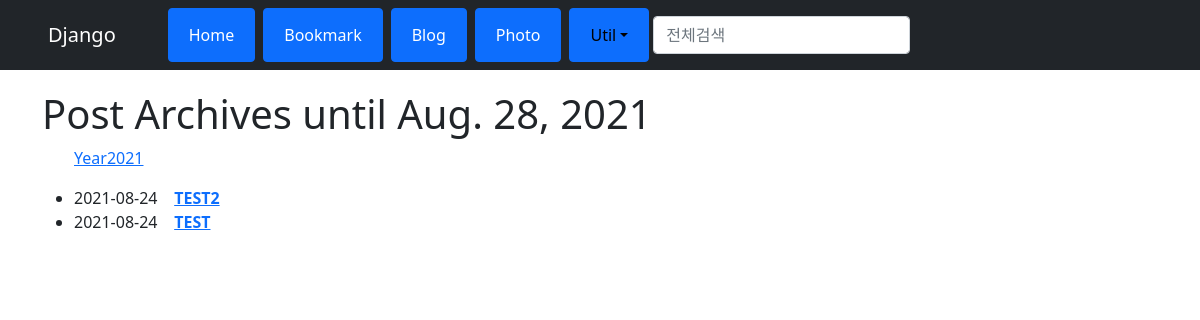
Page /blog2/archive/ on the committed database.
### blog2/models.py (models this page shows, shortened)
class Post(models.Model):
    title = models.CharField(verbose_name='TITLE', max_length=50)
    slug = models.SlugField('SLUG', unique=True, allow_unicode=True, help_text='one word for title alias.')
    description = models.CharField('DESCRIPTION', max_length=100, blank=True, help_text='simple description text.')
    content = models.TextField('CONTENT')
    create_dt = models.DateTimeField('CREATE DATE', auto_now_add=True)
    modify_dt = models.DateTimeField('MODIFY DATE', auto_now=True)
    tags = TaggableManager(blank=True)
    class Meta:
        verbose_name = 'post'
        verbose_name_plural = 'posts'
        db_table = 'blog2_posts'
        ordering = ('-modify_dt',)
    def get_absolute_url(self):
        return reverse('blog2:post_detail', args=(self.slug,))

### blog2/views.py (the view)
# urls.py: path('archive/', views.PostAV.as_view(), name='post_archive'),
class PostAV(ArchiveIndexView):
    model = Post
    date_field = 'modify_dt'

### blog2/templates/blog2/post_archive.html (shortened to what this page needs)
{% extends "base.html" %}
{% block content %}
<h1>Post Archives until {% now "N d, Y" %}</h1>
<ul>
    {% for date in date_list %}
    <li style ="display: inline;">
    <a href="{% url 'blog2:post_year_archive' date|date:'Y' %}">Year{{ date|date:"Y" }}</a>
    </li>
    {% endfor %}
</ul>
<div>
    <ul>
        {% for post in object_list %}
        <li>{{ post.modify_dt|date:"Y-m-d" }}&nbsp;&nbsp;&nbsp;
            <a href="{{ post.get_absolute_url }}"><strong>{{ post.title }}</strong></a>
        </li>
        {% endfor %}
    </ul>
</div>
{% endblock %}

### rows in the picture
Post: modify_dt "2021-08-24", title "TEST2"
Post: modify_dt "2021-08-24", title "TEST"

### other values in the picture
{{ date|date:"Y" }} "2021"
